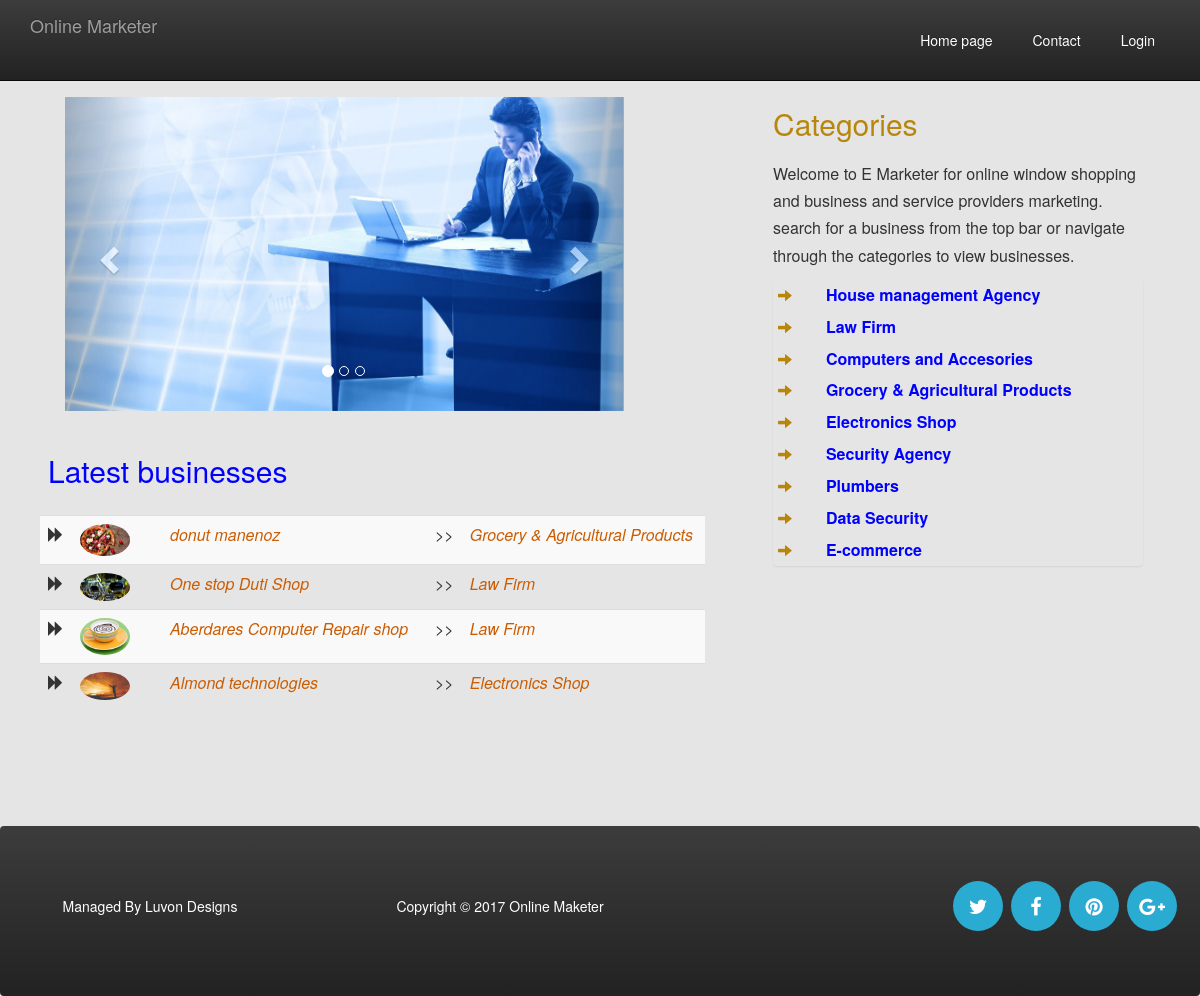
The page / on the database its author committed.
### tables this page shows
CREATE TABLE `categories` (
  `categoryId` int(11) NOT NULL,
  `categoryName` varchar(50) NOT NULL
);

CREATE TABLE `businesses` (
  `businessId` int(11) NOT NULL,
  `businessName` varchar(100) NOT NULL,
  `slogan` varchar(200) DEFAULT NULL,
  `addedOn` timestamp NOT NULL DEFAULT CURRENT_TIMESTAMP,
  `category` varchar(200) NOT NULL,
  `description` text NOT NULL,
  `address` varchar(100) NOT NULL,
  `phoneNo` varchar(30) NOT NULL,
  `email` varchar(50) NOT NULL,
  `owner` varchar(200) NOT NULL,
  `profilePic` varchar(100) NOT NULL,
  `locatedAt` varchar(200) NOT NULL,
  `website` varchar(100) DEFAULT NULL,
  `activeLevel` int(11) NOT NULL DEFAULT '2'
);

### pages/home.php (the view, shortened to what this page needs)
<!DOCTYPE html>
<html>
    <div class="container-fluid banner">
        <div class="row ">
            <div class="col-lg-8 col-md-8 slider-images">
                <div class="carousel slide" data-ride="carousel" id="carousel-ex">
                    <ol class="carousel-indicators">
                        <li data-target="#carousel-ex" data-slide-to="0" class="active"></li>
                        <li data-target="#carousel-ex" data-slide-to="1"></li>
                        <li data-target="#carousel-ex" data-slide-to="2"></li>
                    </ol>
                    <div class="carousel-inner" role="listbox">
                        <div class="item active">
                            <img src="images/banner/businessman.jpg" class="img-responsive">
                        </div>
                    </div>
                    <a class="left carousel-control" href="#carousel-ex" role="button" data-slide="prev">
                        <span class="glyphicon glyphicon-chevron-left" aria-hidden="true"></span>
                    </a>
                    <a class="right carousel-control" href="#carousel-ex" role="button" data-slide="next">
                        <span class="glyphicon glyphicon-chevron-right" aria-hidden="true"></span>
                    </a>
                </div>
            </div>
            <aside class="col-md-4 categories aside">
                <h2 class="texxt">Categories</h2>
                <p>
                    Welcome to E Marketer for online window shopping and business and service providers marketing.
                    search for a business from the top bar or navigate through the categories to view businesses.
                </p>
                <?php include_once "includes/categoryLinks.php"; ?>
            </aside>
        </div>
    </div>
    <div class="container-fluid">
        <div class="row">
            <section class="col-md-7 panga">
                <table class="table table-striped table-hover" cellpadding="0" cellspacing="0">
                    <thead>
                        <tr>
                            <td colspan="3"><h2>Latest businesses </h2></td>
                        </tr>
                    </thead>
                    <tbody class="busines">
                        <?php
                        $check_bus = "SELECT * FROM businesses WHERE activeLevel = 2  ORDER BY addedOn DESC";
                        $res_bus = mysqli_query($conn, $check_bus) or die(mysqli_error($conn));
                        $num = mysqli_num_rows($res_bus);
                        if ($num != 0) {
                            while ($row_bus = mysqli_fetch_array($res_bus)) {
                                $busId = $row_bus['businessId'];
                                $bName = $row_bus['businessName'];
                                $bPic = $row_bus['profilePic'];
                                $bCat = $row_bus['category'];
                                $check_cat = "SELECT * FROM categories WHERE categoryId=".$bCat;
                                $res_cat = mysqli_query($conn, $check_cat) or die(mysqli_error($conn));
                                $row_cat = mysqli_fetch_array($res_cat);
                                $catName = $row_cat['categoryName'];
                                $bPic = "<img src='images/uploads/$bPic' class='img-responsive img-rounded img-circle' width='50' height='50' >";
                                echo "<tr>
                                        <td class=\"glyphic\">
                                        <span class=\"glyphicon glyphicon-forward\"></span></td>
                                        <td width='90'><a href=\"" . htmlspecialchars($_SERVER['PHP_SELF']) . "?q=details&business=$bName&b=$busId\">$bPic</a></td>
                                        <td class=\"table-content\" width='265'>
                                            <a href=\"" . htmlspecialchars($_SERVER['PHP_SELF']) . "?q=details&business=$bName&b=$busId\">$bName</a>
                                        </td>
                                        <td width='30px'>&gt;&gt;</td>
                                        <td><a href=\"" . htmlspecialchars($_SERVER['PHP_SELF']) . "?q=details&business=$bName&b=$busId\">$catName</a></td>
                                    </tr>";
                            }
                        }
                        ?>
                    </tbody>
                </table>
            </section>
        </div>
    </div>
</html>

### index.php (shortened to what this page needs)
<?php
 @ $page = htmlspecialchars($_GET['q']);
if (!$page) {
    $page = "home";
}
?>
<!DOCTYPE html>
<html>
    <head>
        <link href="css/bootstrap.min.css" rel="stylesheet">
        <link href="css/bootstrap-theme.min.css" rel="stylesheet">
        <link rel="stylesheet" href="css/font-awesome/css/font-awesome.css">
        <link rel="stylesheet" href="css/lightbox.min.css">
        <link href="styles/styles.css" rel="stylesheet">
        <link href="styles/newStyles.css" rel="stylesheet">
        <link href="styles/csss.css" rel="stylesheet">
    </head>
    <body>
        <?php include_once "includes/header.php"; ?>
        <div class="top">
                <?php
                 include ("pages/$page.php");
                ?>
        </div>
        <?php include_once "includes/footer.php"; ?>
    </body>
</html>

### includes/header.php (shortened to what this page needs)
<body data-spy="scroll" data-target="myNavbar">
    <header>
        <nav class="navbar navbar-inverse  navbar-fixed-top" role="navigation">
            <div class="container">
                <div class="navbar-header">
                    <a href="" class="nav navbar-brand">Online Marketer</a>
                </div>
                <div class="collapse navbar-collapse navbar-right" id="navbar-collapse">
                    <ul class="nav navbar-nav">
                        <li><a href="<?php echo $_SERVER['PHP_SELF']; ?>?q=home">Home page</a></li>
                        <li><a href="<?php echo $_SERVER['PHP_SELF']; ?>?q=contact" >Contact</a></li>
                        <li>
                            <?php if(isset($_SESSION['name']))
                            {
                                echo "<a href=\"". $_SERVER['PHP_SELF']."?q=logout\" >Log Out</a>";
                            }
                            else
                            {
                                echo "<a href=\"". $_SERVER['PHP_SELF']."?q=login\" >Login</a>";
                            }
                           ?>
                        </li>
                    </ul>
                </div>
            </div>
        </nav>
    </header>

### includes/categoryLinks.php (shortened to what this page needs)
<!DOCTYPE html>
<html>
    <ul class="list-group">
        <?php
        $check = "SELECT * FROM categories";
        $res = mysqli_query($conn, $check) or die(mysqli_error($conn));
        while ($row = mysqli_fetch_array($res)) {
            $catId = $row['categoryId'];
            $catName = $row['categoryName'];
            echo "
                    <li class=\"list-group-item\">
                        <span class=\"glyphicon glyphicon-arrow-right reduce\"></span>
                        <a href=\"" . htmlspecialchars($_SERVER['PHP_SELF']) . "?q=portfolio&cat=$catId\">".ucfirst($catName)."</a>
                    </li>";
        }
        ?>
    </ul>
</html>

### includes/footer.php
<footer>
    <nav class="navbar-bottom  navbar-inverse" role="navigation">
        <div class="container-fluid">
            <div class="row">
                 <div class="col-md-3">
                    <p class=" text-center">Managed By Luvon Designs</p>
                </div>
                <div class="col-md-4">
                    <p class="text-center">Copyright &copy; 2017 Online Maketer</p>
                </div>
                <div class="col-md-5 ">
                    <ul class="social-link pull-right ">
                        <li class="twitter text-center"><a href="http://www.twitter.com"><i class=" fa-twitter"></i></a></li>
                        <li class="facebook text-center"><a href="http://www.facebook.com"><i class=" fa-facebook"></i></a></li>
                        <li class="pinterest text-center"><a href="http://www.pinterest.com"><i class="fa fa-pinterest"></i></a></li>
                        <li class="gplus text-center"><a href="http://www.gplus/.com"><i class="fa fa-google-plus"></i></a></li>
                    </ul>
                </div>
            </div>
        </div>
    </nav>
</footer>

### styles/styles.css (style rules this page uses)
body { padding-top: 77px; background-color:#E5E5E5; }
h1,h2,h3,h4,h5 { color: blue; padding-bottom: 10px; }
.carousel-control.right { margin-right: -1px; }
.top { padding-top: 20px; }
.navbar-inverse .navbar-nav > li > a { color: #fff; }
.navbar-brand { color:#E8CE0E; }
.navbar-nav { padding-bottom:20px; padding-top: 20px; }
.navbar-nav > li > a { padding-top: 10px; padding-bottom: 10px; color: #fff; margin-left: 10px; border-radius:5px; line-height: 20px; }
.categories { margin-left: 16px; margin-top: -10px; float: left; }
.navbar-bottom { color: white; padding-top: 20px; padding-bottom: 20px; }
footer { margin-top: 5px; }
.categories li { background-color: transparent; border: none; text-align: left; }
.categories li a { color:blue; font-size: 16px; font-weight: bold; }
.categories span { color: darkgoldenrod; margin-right: 30px; }
.list-group-item { padding: 5px 5px; }
.right { margin-right: 40px; margin-left: 10px; }
tbody a { color: #cb5c02; text-decoration: underline; }
.texxt { color: darkgoldenrod; }
.categories >p { line-height: 1.7em; font-size: 16px; }
.busines .glyphic { width: 30px; }
.busines { font-size: 16px; }
.busines a { text-decoration: none; font-style: italic; }
.panga { width: 60%; max-height: 700px; min-height: 400px; overflow: auto; float: left; margin-top: -160px; padding-left: 40px; }
footer { clear: both; }
footer p { margin-top: 50px; margsin-right: 250px; margsin-left: auto; }
.navbar-bottom { margin-top: -20px; clear: both; }

### styles/newStyles.css (style rules this page uses)
.social-link { padding: 35px 0; display: block; overflow: hidden; list-style: none; margixn-right: 50px; }
.social-link li { float: left; margin-right: 8px; }
.social-link li a { display: block; width: 50px; height: 50px; text-align: center; line-height: 50px; font-size: 20px; color: #fff; background: #2aabd2; border-radius: 50%; transition: all 0.3s ease-in-out; }
i { font-family: 'FontAwesome'; font-weight: normal; font-style: normal; }
.slider-images { width: 49%; margin-left: 50px; }
.aside { position: relative; margin-left: 10%; pasdding-left: 5%; }

### pages/home.php (style rules this page uses)
.banner { height: 300px; }

### rows shown on the page
categories: categoryName "House management Agency"
categories: categoryName "Law Firm"
categories: categoryName "Computers and Accesories"
categories: categoryName "Grocery & Agricultural Products"
categories: categoryName "Electronics Shop"
categories: categoryName "Security Agency"
categories: categoryName "Plumbers"
categories: categoryName "Data Security"
categories: categoryName "E-commerce"
businesses: profilePic (picture), businessName "donut manenoz", categories.categoryName "Grocery & Agricultural Products"
businesses: profilePic (picture), businessName "One stop Duti Shop", categories.categoryName "Law Firm"
businesses: profilePic (picture), businessName "Aberdares Computer Repair shop", categories.categoryName "Law Firm"
businesses: profilePic (picture), businessName "Almond technologies", categories.categoryName "Electronics Shop"
